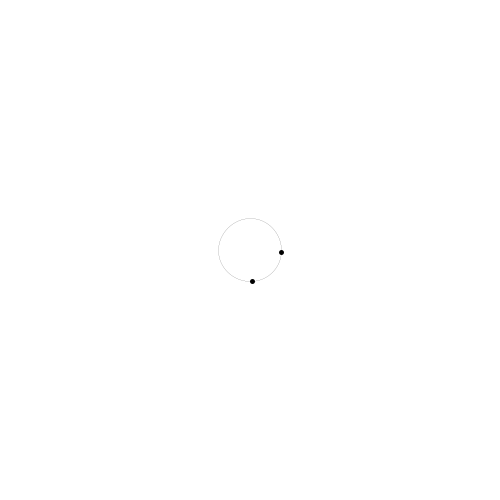
Frame 1 (no input)
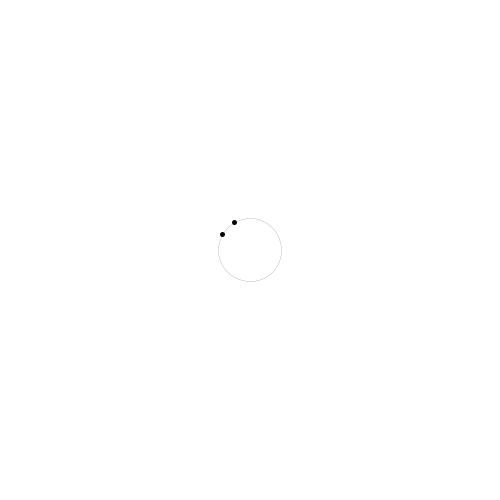
Frame 60 (the mouse pressed at the canvas centre just before this capture)
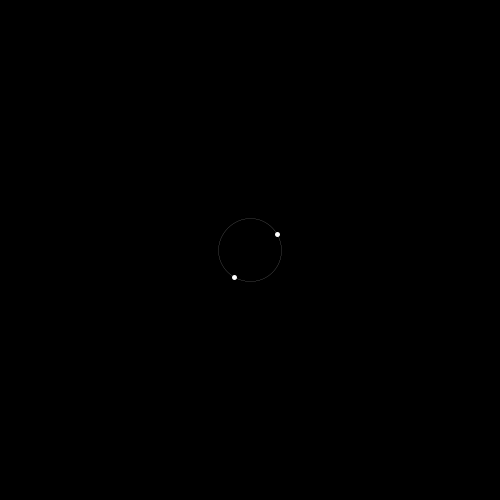
Frame 120 (the mouse held since frame 60 and released just before this capture)

The Processing sketch that drew these frames (run headless with seeded random() and noise(); from frame 60 on, the mouse is pressed at the canvas centre):

// Processing sketch: processing_154958
// ── processing_154958.pde

float x, y, pointX, pointY, pointX2, pointY2;
int bColor, bStroke, speed;

void setup() {
  size(500,500);
  frameRate(30);
  bColor = 255;
  stroke(0);
  speed = 4;
}

void draw() {
  background(bColor);
   
  x = width/2;
  y = height/2;
  pointX = x/8 * sin(radians(frameCount)*speed ) + x;
  pointY = y/8 * cos(radians(frameCount)*speed ) + y;

  pointX2 = x/8 * cos(radians(frameCount)*speed ) + x;
  pointY2 = y/8 * sin(radians(frameCount)*speed ) + y;
  
  noFill();
  stroke(bStroke);
  strokeWeight(5);
  point(pointX,pointY);
  point(pointX2,pointY2);
  
  strokeWeight(0.1);
  ellipse(x,y,x/4,y/4);
  
  strokeWeight(5);
  
  if (dist(pointX,pointY,pointX2,pointY2) <= 2) {
    float boomX,boomY;
    boomX = pointX;
    boomY = pointY;
    
    if (bColor == 255) {
      bColor = 0;
      bStroke = 255;
      ellipse(boomX,boomY,50,50);
    } else {
      bColor = 255;
      bStroke = 0;
      ellipse(boomX,boomY,50,50);
    }
    
    //println(bColor);
    println(get(10,10,1,1));
  }
  
  
}
